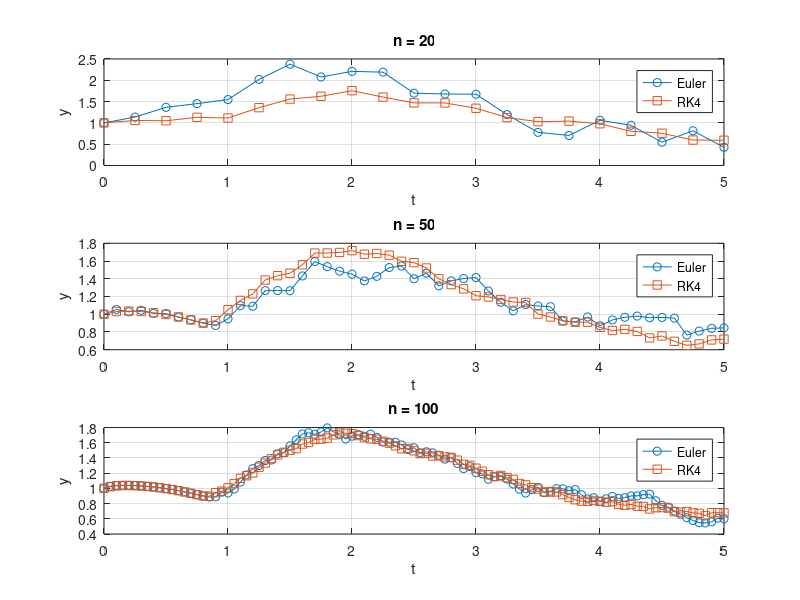

Here is the MATLAB script that generated this plot:
%% 6.3
clc; clear all;

f = @(t,y) sin(t.*y) + cos((t.^2 + y.^3).^4);

t0 = 0;
T = 5;
y0 = 1;

N_values = [20, 50, 100];

figure;

for j = 1:length(N_values)
    
    n = N_values(j);
    h = (T - t0)/n;
    
    t = t0;
    
    % intitial values
    y_euler = y0;
    y_rk = y0;
    
    % arrays for graphics
    t_vals = zeros(1,n+1);
    euler_vals = zeros(1,n+1);
    rk_vals = zeros(1,n+1);
    
    t_vals(1) = t;
    euler_vals(1) = y_euler;
    rk_vals(1) = y_rk;
    
    % main loop
    for i = 1:n
        
        % Euler's method
        y_euler = y_euler + h * f(t, y_euler);
        
        % RK4
        k1 = f(t, y_rk);
        k2 = f(t + h/2, y_rk + h*k1/2);
        k3 = f(t + h/2, y_rk + h*k2/2);
        k4 = f(t + h, y_rk + h*k3);
        
        y_rk = y_rk + h/6*(k1 + 2*k2 + 2*k3 + k4);
        
        % update t
        t = t + h;
        
        % save
        t_vals(i+1) = t;
        euler_vals(i+1) = y_euler;
        rk_vals(i+1) = y_rk;
    end
    
    % graphic
    subplot(3,1,j);
    plot(t_vals, euler_vals, 'o-'); hold on;
    plot(t_vals, rk_vals, 's-');
    
    title(['n = ', num2str(n)]);
    xlabel('t');
    ylabel('y');
    legend('Euler','RK4');
    grid on;
end
